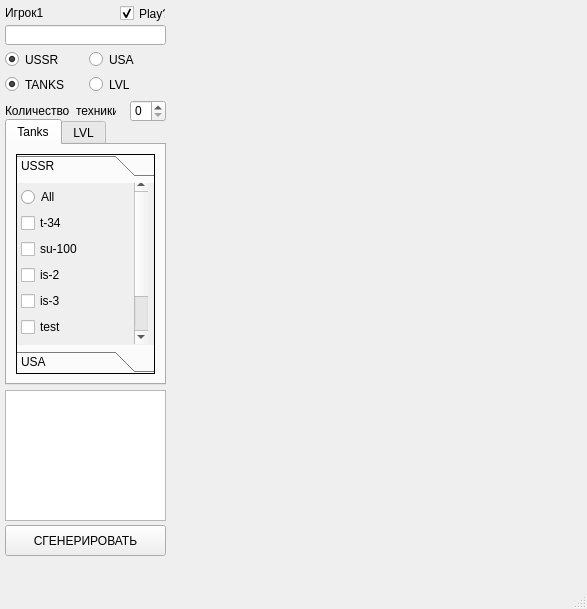
<?xml version="1.0" encoding="UTF-8"?>
<ui version="4.0">
 <class>MainWindow</class>
 <widget class="QMainWindow" name="MainWindow">
  <property name="geometry">
   <rect>
    <x>0</x>
    <y>0</y>
    <width>587</width>
    <height>609</height>
   </rect>
  </property>
  <property name="windowTitle">
   <string>MainWindow</string>
  </property>
  <widget class="QWidget" name="centralwidget">
   <widget class="QLineEdit" name="p1_nickname">
    <property name="geometry">
     <rect>
      <x>5</x>
      <y>25</y>
      <width>161</width>
      <height>20</height>
     </rect>
    </property>
    <property name="toolTip">
     <string>&lt;html&gt;&lt;head/&gt;&lt;body&gt;&lt;p&gt;NickName игрока1&lt;/p&gt;&lt;/body&gt;&lt;/html&gt;</string>
    </property>
   </widget>
   <widget class="QWidget" name="layoutWidget">
    <property name="geometry">
     <rect>
      <x>5</x>
      <y>50</y>
      <width>161</width>
      <height>19</height>
     </rect>
    </property>
    <layout class="QHBoxLayout" name="nation">
     <item>
      <widget class="QRadioButton" name="p1_n_ussr">
       <property name="text">
        <string>USSR</string>
       </property>
       <property name="checked">
        <bool>true</bool>
       </property>
      </widget>
     </item>
     <item>
      <widget class="QRadioButton" name="p1_n_usa">
       <property name="text">
        <string>USA</string>
       </property>
      </widget>
     </item>
    </layout>
   </widget>
   <widget class="QWidget" name="layoutWidget">
    <property name="geometry">
     <rect>
      <x>5</x>
      <y>75</y>
      <width>161</width>
      <height>19</height>
     </rect>
    </property>
    <layout class="QHBoxLayout" name="TypeOfRandom">
     <item>
      <widget class="QRadioButton" name="p1_tr_tanks">
       <property name="enabled">
        <bool>true</bool>
       </property>
       <property name="toolTip">
        <string>&lt;html&gt;&lt;head/&gt;&lt;body&gt;&lt;p&gt;TANKS(любые танки в любом количестве)&lt;/p&gt;&lt;p&gt;&lt;br/&gt;&lt;/p&gt;&lt;/body&gt;&lt;/html&gt;</string>
       </property>
       <property name="autoFillBackground">
        <bool>false</bool>
       </property>
       <property name="text">
        <string>TANKS</string>
       </property>
       <property name="checked">
        <bool>true</bool>
       </property>
      </widget>
     </item>
     <item>
      <widget class="QRadioButton" name="p1_tr_lvl">
       <property name="toolTip">
        <string>&lt;html&gt;&lt;head/&gt;&lt;body&gt;&lt;p&gt;LVL(танки по уровню - &lt;span style=&quot; font-weight:600;&quot;&gt;I&lt;/span&gt;, &lt;span style=&quot; font-weight:600;&quot;&gt;II&lt;/span&gt;...)&lt;br/&gt;&lt;/p&gt;&lt;/body&gt;&lt;/html&gt;</string>
       </property>
       <property name="text">
        <string>LVL</string>
       </property>
      </widget>
     </item>
    </layout>
   </widget>
   <widget class="QPushButton" name="btn_random">
    <property name="geometry">
     <rect>
      <x>5</x>
      <y>525</y>
      <width>161</width>
      <height>31</height>
     </rect>
    </property>
    <property name="toolTip">
     <string>&lt;html&gt;&lt;head/&gt;&lt;body&gt;&lt;p&gt;Сгенерировать технику с предвыборными настройками&lt;/p&gt;&lt;/body&gt;&lt;/html&gt;</string>
    </property>
    <property name="styleSheet">
     <string notr="true"/>
    </property>
    <property name="text">
     <string>СГЕНЕРИРОВАТЬ</string>
    </property>
   </widget>
   <widget class="QTextEdit" name="p1_output">
    <property name="geometry">
     <rect>
      <x>5</x>
      <y>390</y>
      <width>161</width>
      <height>131</height>
     </rect>
    </property>
    <property name="toolTip">
     <string>&lt;html&gt;&lt;head/&gt;&lt;body&gt;&lt;p&gt;Поле вывода информации&lt;/p&gt;&lt;/body&gt;&lt;/html&gt;</string>
    </property>
    <property name="html">
     <string>&lt;!DOCTYPE HTML PUBLIC &quot;-//W3C//DTD HTML 4.0//EN&quot; &quot;http://www.w3.org/TR/REC-html40/strict.dtd&quot;&gt;
&lt;html&gt;&lt;head&gt;&lt;meta name=&quot;qrichtext&quot; content=&quot;1&quot; /&gt;&lt;style type=&quot;text/css&quot;&gt;
p, li { white-space: pre-wrap; }
&lt;/style&gt;&lt;/head&gt;&lt;body style=&quot; font-family:'MS Shell Dlg 2'; font-size:8.25pt; font-weight:400; font-style:normal;&quot;&gt;
&lt;p style=&quot;-qt-paragraph-type:empty; margin-top:0px; margin-bottom:0px; margin-left:0px; margin-right:0px; -qt-block-indent:0; text-indent:0px;&quot;&gt;&lt;br /&gt;&lt;/p&gt;&lt;/body&gt;&lt;/html&gt;</string>
    </property>
   </widget>
   <widget class="QSpinBox" name="p1_numb_tech">
    <property name="geometry">
     <rect>
      <x>130</x>
      <y>100</y>
      <width>36</width>
      <height>22</height>
     </rect>
    </property>
   </widget>
   <widget class="QLabel" name="label_k_p1">
    <property name="geometry">
     <rect>
      <x>5</x>
      <y>100</y>
      <width>111</width>
      <height>21</height>
     </rect>
    </property>
    <property name="toolTip">
     <string>&lt;html&gt;&lt;head/&gt;&lt;body&gt;&lt;p&gt;Количество генерируемой техники&lt;/p&gt;&lt;p&gt;При выборе &amp;quot;LVL&amp;quot; - техника генерируется из общего количества выбранных лвл'ов&lt;/p&gt;&lt;/body&gt;&lt;/html&gt;</string>
    </property>
    <property name="text">
     <string>Количество  техники</string>
    </property>
   </widget>
   <widget class="QLabel" name="label_p1">
    <property name="geometry">
     <rect>
      <x>5</x>
      <y>5</y>
      <width>111</width>
      <height>16</height>
     </rect>
    </property>
    <property name="text">
     <string>Игрок1</string>
    </property>
   </widget>
   <widget class="QCheckBox" name="p1_play">
    <property name="geometry">
     <rect>
      <x>120</x>
      <y>5</y>
      <width>46</width>
      <height>17</height>
     </rect>
    </property>
    <property name="toolTip">
     <string>&lt;html&gt;&lt;head/&gt;&lt;body&gt;&lt;p&gt;Включен ли игрок в подбор &lt;/p&gt;&lt;/body&gt;&lt;/html&gt;</string>
    </property>
    <property name="text">
     <string>Play?</string>
    </property>
    <property name="checked">
     <bool>true</bool>
    </property>
   </widget>
   <widget class="QTabWidget" name="p1_tech_lvl_nathions">
    <property name="geometry">
     <rect>
      <x>5</x>
      <y>119</y>
      <width>161</width>
      <height>266</height>
     </rect>
    </property>
    <property name="currentIndex">
     <number>0</number>
    </property>
    <widget class="QWidget" name="Tanks">
     <attribute name="title">
      <string>Tanks</string>
     </attribute>
     <layout class="QHBoxLayout" name="horizontalLayout">
      <item>
       <widget class="QToolBox" name="p1_tanks">
        <property name="enabled">
         <bool>true</bool>
        </property>
        <property name="frameShape">
         <enum>QFrame::Box</enum>
        </property>
        <property name="frameShadow">
         <enum>QFrame::Plain</enum>
        </property>
        <property name="currentIndex">
         <number>0</number>
        </property>
        <widget class="QWidget" name="tech_ussr">
         <property name="enabled">
          <bool>true</bool>
         </property>
         <property name="geometry">
          <rect>
           <x>0</x>
           <y>0</y>
           <width>135</width>
           <height>166</height>
          </rect>
         </property>
         <attribute name="label">
          <string>USSR</string>
         </attribute>
         <widget class="QScrollArea" name="scrollArea">
          <property name="geometry">
           <rect>
            <x>-5</x>
            <y>-5</y>
            <width>136</width>
            <height>166</height>
           </rect>
          </property>
          <property name="minimumSize">
           <size>
            <width>0</width>
            <height>0</height>
           </size>
          </property>
          <property name="maximumSize">
           <size>
            <width>100000</width>
            <height>100000</height>
           </size>
          </property>
          <property name="acceptDrops">
           <bool>false</bool>
          </property>
          <property name="frameShape">
           <enum>QFrame::NoFrame</enum>
          </property>
          <property name="frameShadow">
           <enum>QFrame::Plain</enum>
          </property>
          <property name="widgetResizable">
           <bool>true</bool>
          </property>
          <widget class="QWidget" name="scrollAreaWidgetContents_2">
           <property name="geometry">
            <rect>
             <x>0</x>
             <y>0</y>
             <width>119</width>
             <height>196</height>
            </rect>
           </property>
           <layout class="QVBoxLayout" name="verticalLayout">
            <item>
             <widget class="QRadioButton" name="p1_tech_ussr_all">
              <property name="enabled">
               <bool>true</bool>
              </property>
              <property name="mouseTracking">
               <bool>true</bool>
              </property>
              <property name="toolTip">
               <string>&lt;html&gt;&lt;head/&gt;&lt;body&gt;&lt;p&gt;Включить/выключить в подбор всю технику&lt;/p&gt;&lt;/body&gt;&lt;/html&gt;</string>
              </property>
              <property name="text">
               <string>All</string>
              </property>
              <property name="checkable">
               <bool>true</bool>
              </property>
              <property name="checked">
               <bool>false</bool>
              </property>
              <property name="autoRepeat">
               <bool>false</bool>
              </property>
              <property name="autoExclusive">
               <bool>true</bool>
              </property>
             </widget>
            </item>
            <item>
             <widget class="QCheckBox" name="p1_tech_ussr_t34">
              <property name="enabled">
               <bool>true</bool>
              </property>
              <property name="text">
               <string>t-34</string>
              </property>
              <property name="tristate">
               <bool>false</bool>
              </property>
             </widget>
            </item>
            <item>
             <widget class="QCheckBox" name="p1_tech_ussr_su100">
              <property name="text">
               <string>su-100</string>
              </property>
             </widget>
            </item>
            <item>
             <widget class="QCheckBox" name="p1_tech_ussr_is2">
              <property name="text">
               <string>is-2</string>
              </property>
             </widget>
            </item>
            <item>
             <widget class="QCheckBox" name="p1_tech_ussr_is3">
              <property name="text">
               <string>is-3</string>
              </property>
             </widget>
            </item>
            <item>
             <widget class="QCheckBox" name="test1">
              <property name="text">
               <string>test</string>
              </property>
             </widget>
            </item>
            <item>
             <widget class="QCheckBox" name="test2">
              <property name="text">
               <string>test</string>
              </property>
             </widget>
            </item>
            <item>
             <widget class="QCheckBox" name="test3">
              <property name="text">
               <string>test</string>
              </property>
             </widget>
            </item>
           </layout>
          </widget>
         </widget>
        </widget>
        <widget class="QWidget" name="tech_usa">
         <property name="enabled">
          <bool>false</bool>
         </property>
         <property name="geometry">
          <rect>
           <x>0</x>
           <y>0</y>
           <width>135</width>
           <height>166</height>
          </rect>
         </property>
         <attribute name="label">
          <string>USA</string>
         </attribute>
         <widget class="QScrollArea" name="scrollArea_2">
          <property name="geometry">
           <rect>
            <x>-5</x>
            <y>-5</y>
            <width>136</width>
            <height>166</height>
           </rect>
          </property>
          <property name="frameShape">
           <enum>QFrame::NoFrame</enum>
          </property>
          <property name="frameShadow">
           <enum>QFrame::Plain</enum>
          </property>
          <property name="widgetResizable">
           <bool>true</bool>
          </property>
          <widget class="QWidget" name="scrollAreaWidgetContents_3">
           <property name="geometry">
            <rect>
             <x>0</x>
             <y>0</y>
             <width>119</width>
             <height>196</height>
            </rect>
           </property>
           <layout class="QVBoxLayout" name="verticalLayout_3">
            <item>
             <widget class="QRadioButton" name="p1_tech_usa_all">
              <property name="toolTip">
               <string>&lt;html&gt;&lt;head/&gt;&lt;body&gt;&lt;p&gt;Включить/выключить в подбор всю технику&lt;/p&gt;&lt;/body&gt;&lt;/html&gt;</string>
              </property>
              <property name="text">
               <string>All</string>
              </property>
             </widget>
            </item>
            <item>
             <widget class="QCheckBox" name="p1_tech_usa_m4a3">
              <property name="text">
               <string>m4a3</string>
              </property>
             </widget>
            </item>
            <item>
             <widget class="QCheckBox" name="p1_tech_usa_m24">
              <property name="text">
               <string>m24</string>
              </property>
             </widget>
            </item>
            <item>
             <widget class="QCheckBox" name="p1_tech_usa_m4a3e2">
              <property name="text">
               <string>m4a3e2</string>
              </property>
             </widget>
            </item>
            <item>
             <widget class="QCheckBox" name="p1_tech_usa_m48">
              <property name="text">
               <string>m48</string>
              </property>
             </widget>
            </item>
            <item>
             <widget class="QCheckBox" name="test1_2">
              <property name="text">
               <string>test</string>
              </property>
             </widget>
            </item>
            <item>
             <widget class="QCheckBox" name="test2_2">
              <property name="text">
               <string>test</string>
              </property>
             </widget>
            </item>
            <item>
             <widget class="QCheckBox" name="test3_2">
              <property name="text">
               <string>test</string>
              </property>
             </widget>
            </item>
           </layout>
          </widget>
         </widget>
        </widget>
       </widget>
      </item>
     </layout>
    </widget>
    <widget class="QWidget" name="LVL">
     <property name="enabled">
      <bool>true</bool>
     </property>
     <attribute name="title">
      <string>LVL</string>
     </attribute>
     <layout class="QHBoxLayout" name="horizontalLayout_2">
      <item>
       <widget class="QToolBox" name="p1_lvl">
        <property name="enabled">
         <bool>true</bool>
        </property>
        <property name="frameShape">
         <enum>QFrame::Box</enum>
        </property>
        <property name="frameShadow">
         <enum>QFrame::Plain</enum>
        </property>
        <property name="currentIndex">
         <number>0</number>
        </property>
        <widget class="QWidget" name="lvl_ussr">
         <property name="enabled">
          <bool>true</bool>
         </property>
         <property name="geometry">
          <rect>
           <x>0</x>
           <y>0</y>
           <width>135</width>
           <height>166</height>
          </rect>
         </property>
         <attribute name="label">
          <string>USSR</string>
         </attribute>
         <widget class="QScrollArea" name="scrollArea_3">
          <property name="geometry">
           <rect>
            <x>-5</x>
            <y>-5</y>
            <width>136</width>
            <height>171</height>
           </rect>
          </property>
          <property name="minimumSize">
           <size>
            <width>0</width>
            <height>0</height>
           </size>
          </property>
          <property name="maximumSize">
           <size>
            <width>100000</width>
            <height>100000</height>
           </size>
          </property>
          <property name="acceptDrops">
           <bool>false</bool>
          </property>
          <property name="frameShape">
           <enum>QFrame::NoFrame</enum>
          </property>
          <property name="frameShadow">
           <enum>QFrame::Plain</enum>
          </property>
          <property name="widgetResizable">
           <bool>true</bool>
          </property>
          <widget class="QWidget" name="scrollAreaWidgetContents_4">
           <property name="geometry">
            <rect>
             <x>0</x>
             <y>0</y>
             <width>119</width>
             <height>196</height>
            </rect>
           </property>
           <layout class="QVBoxLayout" name="verticalLayout_2">
            <item>
             <widget class="QRadioButton" name="p1_lvl_ussr_all">
              <property name="toolTip">
               <string>&lt;html&gt;&lt;head/&gt;&lt;body&gt;&lt;p&gt;Включить/выключить в подбор всю технику&lt;/p&gt;&lt;/body&gt;&lt;/html&gt;</string>
              </property>
              <property name="text">
               <string>All</string>
              </property>
             </widget>
            </item>
            <item>
             <widget class="QCheckBox" name="p1_lvl_ussr_1">
              <property name="enabled">
               <bool>true</bool>
              </property>
              <property name="text">
               <string>I</string>
              </property>
             </widget>
            </item>
            <item>
             <widget class="QCheckBox" name="p1_lvl_ussr_2">
              <property name="text">
               <string>II</string>
              </property>
             </widget>
            </item>
            <item>
             <widget class="QCheckBox" name="p1_lvl_ussr_3">
              <property name="text">
               <string>III</string>
              </property>
             </widget>
            </item>
            <item>
             <widget class="QCheckBox" name="p1_lvl_ussr_4">
              <property name="text">
               <string>IV</string>
              </property>
             </widget>
            </item>
            <item>
             <widget class="QCheckBox" name="p1_lvl_ussr_5">
              <property name="text">
               <string>V</string>
              </property>
             </widget>
            </item>
            <item>
             <widget class="QCheckBox" name="p1_lvl_ussr_6">
              <property name="text">
               <string>VI</string>
              </property>
             </widget>
            </item>
            <item>
             <widget class="QCheckBox" name="p1_lvl_ussr_7">
              <property name="text">
               <string>VII</string>
              </property>
             </widget>
            </item>
           </layout>
          </widget>
         </widget>
        </widget>
        <widget class="QWidget" name="lvl_usa">
         <property name="enabled">
          <bool>false</bool>
         </property>
         <property name="geometry">
          <rect>
           <x>0</x>
           <y>0</y>
           <width>135</width>
           <height>166</height>
          </rect>
         </property>
         <attribute name="label">
          <string>USA</string>
         </attribute>
         <widget class="QScrollArea" name="scrollArea_4">
          <property name="geometry">
           <rect>
            <x>-5</x>
            <y>-5</y>
            <width>136</width>
            <height>166</height>
           </rect>
          </property>
          <property name="frameShape">
           <enum>QFrame::NoFrame</enum>
          </property>
          <property name="frameShadow">
           <enum>QFrame::Plain</enum>
          </property>
          <property name="widgetResizable">
           <bool>true</bool>
          </property>
          <widget class="QWidget" name="scrollAreaWidgetContents_6">
           <property name="geometry">
            <rect>
             <x>0</x>
             <y>0</y>
             <width>119</width>
             <height>196</height>
            </rect>
           </property>
           <layout class="QVBoxLayout" name="verticalLayout_5">
            <item>
             <widget class="QRadioButton" name="p1_lvl_usa_all">
              <property name="toolTip">
               <string>&lt;html&gt;&lt;head/&gt;&lt;body&gt;&lt;p&gt;Включить/выключить в подбор всю технику&lt;/p&gt;&lt;/body&gt;&lt;/html&gt;</string>
              </property>
              <property name="text">
               <string>All</string>
              </property>
             </widget>
            </item>
            <item>
             <widget class="QCheckBox" name="p1_lvl_usa_1">
              <property name="text">
               <string>I</string>
              </property>
             </widget>
            </item>
            <item>
             <widget class="QCheckBox" name="p1_lvl_usa_2">
              <property name="text">
               <string>II</string>
              </property>
             </widget>
            </item>
            <item>
             <widget class="QCheckBox" name="p1_lvl_usa_3">
              <property name="text">
               <string>III</string>
              </property>
             </widget>
            </item>
            <item>
             <widget class="QCheckBox" name="p1_lvl_usa_4">
              <property name="text">
               <string>IV</string>
              </property>
             </widget>
            </item>
            <item>
             <widget class="QCheckBox" name="p1_lvl_usa_5">
              <property name="text">
               <string>V</string>
              </property>
             </widget>
            </item>
            <item>
             <widget class="QCheckBox" name="p1_lvl_usa_6">
              <property name="text">
               <string>VI</string>
              </property>
             </widget>
            </item>
            <item>
             <widget class="QCheckBox" name="p1_lvl_usa_7">
              <property name="text">
               <string>VII</string>
              </property>
             </widget>
            </item>
           </layout>
          </widget>
         </widget>
        </widget>
       </widget>
      </item>
     </layout>
    </widget>
   </widget>
  </widget>
  <widget class="QStatusBar" name="statusbar"/>
  <action name="action123">
   <property name="text">
    <string>123</string>
   </property>
  </action>
  <action name="action456">
   <property name="text">
    <string>456</string>
   </property>
  </action>
 </widget>
 <resources/>
 <connections/>
</ui>
